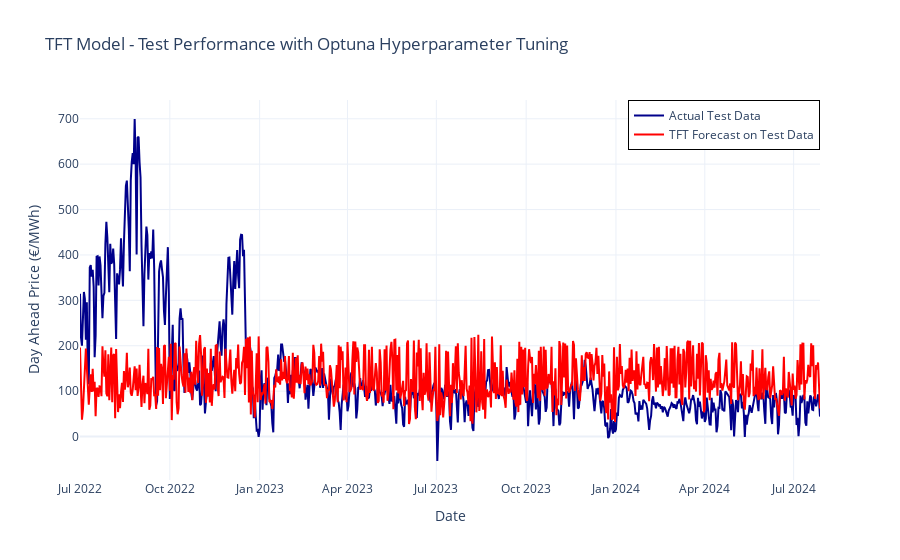

The cell this chart's notebook holds for it:
### Markdown cell above
### Hyperparameter Optimiziation

### Code cell
import optuna
from darts.models import TFTModel
from darts import TimeSeries
from darts.models.forecasting.tft_model import QuantileRegression
import pandas as pd
import numpy as np
import torch
import plotly.graph_objs as go
from darts.dataprocessing.transformers import Scaler
from darts.metrics import mape, rmse, mse, mae

# Convert future covariates to TimeSeries objects
future_covariates_train = TimeSeries.from_dataframe(train_df, 'Date', future_covariates_columns).astype('float32')
future_covariates_test = TimeSeries.from_dataframe(test_df, 'Date', future_covariates_columns).astype('float32')

# Convert full covariates to TimeSeries objects
future_covariates_full = TimeSeries.from_dataframe(df, 'Date', future_covariates_columns, fill_missing_dates=True, freq="D").astype('float32')

# Determine required start date for future covariates
input_chunk_length = 200  # Set based on desired look-back period
required_start_date = pd.Timestamp(test_df['Date'].iloc[0]) - pd.DateOffset(days=input_chunk_length)

# Ensure future_covariates_full covers the required range
required_end_date = pd.Timestamp(test_df['Date'].iloc[0]) + pd.DateOffset(days=len(series_test)-1)

# Check if future_covariates_full has sufficient data
if future_covariates_full.start_time() > required_start_date or future_covariates_full.end_time() < required_end_date:
    print("Warning: The future_covariates_full is not long enough to cover the required input chunk length and prediction range.")
    # Extend the future_covariates_full or adjust your dataset

# Slice the future covariates to the required range, including data from the training period
future_covariates_test = future_covariates_full.slice(required_start_date, required_end_date)

# Scaling the data
scaler_series = Scaler()
scaler_covariates = Scaler()

# Fit the scaler on the training data
series_train_scaled = scaler_series.fit_transform(series_train)
future_covariates_train_scaled = scaler_covariates.fit_transform(future_covariates_train)

# Transform the test series and future covariates using the same scaler
series_test_scaled = scaler_series.transform(series_test)
future_covariates_test_scaled = scaler_covariates.transform(future_covariates_test)

def objective(trial):
    # Suggest hyperparameters
    hidden_size = trial.suggest_int('hidden_size', 8, 64)
    lstm_layers = trial.suggest_int('lstm_layers', 1, 4)
    num_attention_heads = trial.suggest_int('num_attention_heads', 1, 8)
    dropout = trial.suggest_float('dropout', 0.0, 0.5)

    # Initialize the TFT model with suggested hyperparameters
    model = TFTModel(
        input_chunk_length=input_chunk_length,
        output_chunk_length=1, #len(series_test),  # Adjusted to predict the length of the test set
        hidden_size=hidden_size,
        lstm_layers=lstm_layers,
        num_attention_heads=num_attention_heads,
        dropout=dropout,
        likelihood=QuantileRegression(quantiles=[0.1, 0.5, 0.9]),  # Default quantile regression
        random_state=42,
        add_relative_index=True  # Automatically generate relative index as a future covariate
    )

    # Train the model
    model.fit(series_train_scaled, future_covariates=future_covariates_train_scaled, epochs=1, verbose=False)

    # Make predictions
    forecast_scaled = model.predict(n=len(series_test_scaled), future_covariates=future_covariates_test_scaled)

    # Inverse transform the forecast to the original scale
    forecast = scaler_series.inverse_transform(forecast_scaled)

    # Return Mean Squared Error as the objective metric for Optuna to minimize
    return mse(series_test, forecast)


# Run the Optuna study with more trials
study = optuna.create_study(direction='minimize')
study.optimize(objective, n_trials=1, n_jobs=1)


# Print the best hyperparameters
print('Best hyperparameters: ', study.best_params)

# Train the final model with best hyperparameters
best_params = study.best_params
best_model = TFTModel(
    input_chunk_length=input_chunk_length,
    output_chunk_length=1, #len(series_test),
    hidden_size=best_params['hidden_size'],
    lstm_layers=best_params['lstm_layers'],
    num_attention_heads=best_params['num_attention_heads'],
    dropout=best_params['dropout'],
    likelihood=QuantileRegression(quantiles=[0.1, 0.5, 0.9]),
    random_state=42,
    add_relative_index=True,
    loss_fn=torch.nn.MSELoss()
)

# Train the best model
best_model.fit(series_train_scaled, future_covariates=future_covariates_train_scaled, epochs=1, verbose=True)

# Make predictions on the test set
forecast_scaled = best_model.predict(n=len(series_test_scaled), future_covariates=future_covariates_test_scaled)

# Inverse transform the forecast to the original scale
forecast = scaler_series.inverse_transform(forecast_scaled)

# Convert TimeSeries to DataFrame for Plotly plotting
test_df_plotly = series_test.pd_dataframe()
forecast_df_plotly = forecast.pd_dataframe()

# Plot the results using Plotly
fig = go.Figure()

# Add actual test data trace
fig.add_trace(go.Scatter(x=test_df_plotly.index, y=test_df_plotly['Day_ahead_price (€/MWh)'],
                         mode='lines', name='Actual Test Data', line=dict(color='darkblue')))

# Add forecast data trace
fig.add_trace(go.Scatter(x=forecast_df_plotly.index, y=forecast_df_plotly['Day_ahead_price (€/MWh)'],
                         mode='lines', name='TFT Forecast on Test Data', line=dict(color='red')))

# Update layout
fig.update_layout(
    title='TFT Model - Test Performance with Optuna Hyperparameter Tuning',
    xaxis_title='Date',
    yaxis_title='Day Ahead Price (€/MWh)',
    legend=dict(
        x=1,   # Set x position to 1 (far right)
        y=1,   # Set y position to 1 (top)
        xanchor='right',  # Anchor the legend's x position to the right
        yanchor='top',    # Anchor the legend's y position to the top
        bordercolor='black',  # Optional: Add a border around the legend
        borderwidth=1        # Optional: Set the border width
    ),
    template='plotly_white'
)

# Show the plot
fig.show()

# Evaluate the model using Darts' metrics
print(f'Mean Absolute Error on Test Set: {mae(series_test, forecast)}')
print(f'Mean Absolute Percentage Error on Test Set: {mape(series_test, forecast)}')
print(f'Mean Squared Error on Test Set: {mse(series_test, forecast)}')
print(f'Root Mean Squared Error on Test Set: {rmse(series_test, forecast)}')

### Figure 1 — Plotly figure (JSON) as saved in the notebook; plotly's stock layout.template omitted (floating-point values rounded to 4 significant figures; data arrays with more than 128 entries replaced by an {"elided": "..."} marker saying what was removed)
{"data": [{"line": {"color": "darkblue"}, "mode": "lines", "name": "Actual Test Data", "type": "scatter", "x": {"elided": "759 str values"}, "y": {"elided": "759 float values"}}, {"line": {"color": "red"}, "mode": "lines", "name": "TFT Forecast on Test Data", "type": "scatter", "x": {"elided": "759 str values"}, "y": {"elided": "759 float values"}}], "layout": {"legend": {"bordercolor": "black", "borderwidth": 1, "x": 1, "xanchor": "right", "y": 1, "yanchor": "top"}, "title": {"text": "TFT Model - Test Performance with Optuna Hyperparameter Tuning"}, "xaxis": {"title": {"text": "Date"}}, "yaxis": {"title": {"text": "Day Ahead Price (€/MWh)"}}}}
